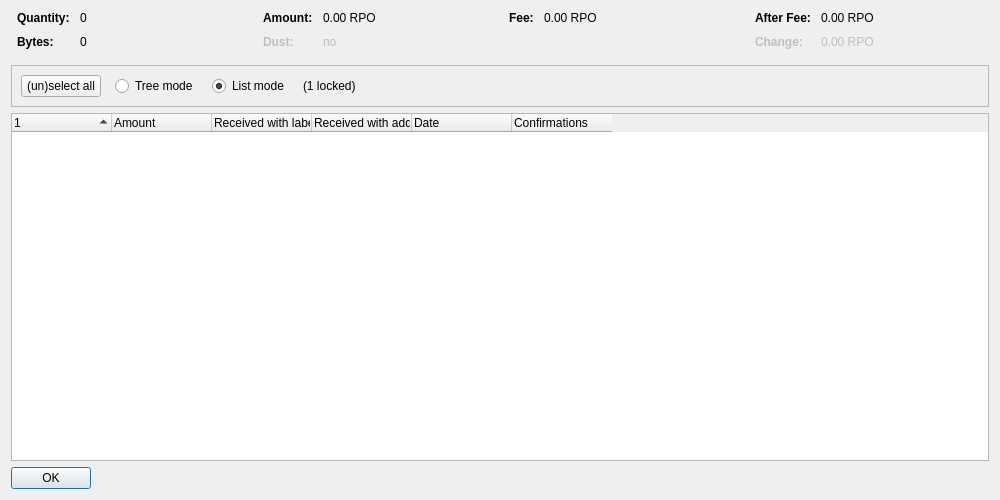
<?xml version="1.0" encoding="UTF-8"?>
<ui version="4.0">
 <class>CoinControlDialog</class>
 <widget class="QDialog" name="CoinControlDialog">
  <property name="geometry">
   <rect>
    <x>0</x>
    <y>0</y>
    <width>1000</width>
    <height>500</height>
   </rect>
  </property>
  <property name="windowTitle">
   <string>Coin Selection</string>
  </property>
  <layout class="QVBoxLayout" name="verticalLayout">
   <item>
    <layout class="QHBoxLayout" name="horizontalLayoutTop" stretch="0,0,0,0">
     <property name="topMargin">
      <number>0</number>
     </property>
     <property name="bottomMargin">
      <number>10</number>
     </property>
     <item>
      <layout class="QFormLayout" name="formLayoutCoinControl1">
       <property name="horizontalSpacing">
        <number>10</number>
       </property>
       <property name="verticalSpacing">
        <number>10</number>
       </property>
       <property name="leftMargin">
        <number>6</number>
       </property>
       <property name="rightMargin">
        <number>6</number>
       </property>
       <item row="0" column="0">
        <widget class="QLabel" name="labelCoinControlQuantityText">
         <property name="font">
          <font>
           <weight>75</weight>
           <bold>true</bold>
          </font>
         </property>
         <property name="text">
          <string>Quantity:</string>
         </property>
        </widget>
       </item>
       <item row="0" column="1">
        <widget class="QLabel" name="labelCoinControlQuantity">
         <property name="cursor">
          <cursorShape>IBeamCursor</cursorShape>
         </property>
         <property name="contextMenuPolicy">
          <enum>Qt::ActionsContextMenu</enum>
         </property>
         <property name="text">
          <string notr="true">0</string>
         </property>
         <property name="textInteractionFlags">
          <set>Qt::LinksAccessibleByMouse|Qt::TextSelectableByKeyboard|Qt::TextSelectableByMouse</set>
         </property>
        </widget>
       </item>
       <item row="1" column="0">
        <widget class="QLabel" name="labelCoinControlBytesText">
         <property name="font">
          <font>
           <weight>75</weight>
           <bold>true</bold>
          </font>
         </property>
         <property name="text">
          <string>Bytes:</string>
         </property>
        </widget>
       </item>
       <item row="1" column="1">
        <widget class="QLabel" name="labelCoinControlBytes">
         <property name="cursor">
          <cursorShape>IBeamCursor</cursorShape>
         </property>
         <property name="contextMenuPolicy">
          <enum>Qt::ActionsContextMenu</enum>
         </property>
         <property name="text">
          <string notr="true">0</string>
         </property>
         <property name="textInteractionFlags">
          <set>Qt::LinksAccessibleByMouse|Qt::TextSelectableByKeyboard|Qt::TextSelectableByMouse</set>
         </property>
        </widget>
       </item>
      </layout>
     </item>
     <item>
      <layout class="QFormLayout" name="formLayoutCoinControl2">
       <property name="horizontalSpacing">
        <number>10</number>
       </property>
       <property name="verticalSpacing">
        <number>10</number>
       </property>
       <property name="leftMargin">
        <number>6</number>
       </property>
       <property name="rightMargin">
        <number>6</number>
       </property>
       <item row="0" column="0">
        <widget class="QLabel" name="labelCoinControlAmountText">
         <property name="font">
          <font>
           <weight>75</weight>
           <bold>true</bold>
          </font>
         </property>
         <property name="text">
          <string>Amount:</string>
         </property>
        </widget>
       </item>
       <item row="0" column="1">
        <widget class="QLabel" name="labelCoinControlAmount">
         <property name="cursor">
          <cursorShape>IBeamCursor</cursorShape>
         </property>
         <property name="contextMenuPolicy">
          <enum>Qt::ActionsContextMenu</enum>
         </property>
         <property name="text">
          <string notr="true">0.00 RPO</string>
         </property>
         <property name="textInteractionFlags">
          <set>Qt::LinksAccessibleByMouse|Qt::TextSelectableByKeyboard|Qt::TextSelectableByMouse</set>
         </property>
        </widget>
       </item>
       <item row="1" column="0">
        <widget class="QLabel" name="labelCoinControlLowOutputText">
         <property name="enabled">
          <bool>false</bool>
         </property>
         <property name="font">
          <font>
           <weight>75</weight>
           <bold>true</bold>
          </font>
         </property>
         <property name="text">
          <string>Dust:</string>
         </property>
        </widget>
       </item>
       <item row="1" column="1">
        <widget class="QLabel" name="labelCoinControlLowOutput">
         <property name="enabled">
          <bool>false</bool>
         </property>
         <property name="cursor">
          <cursorShape>IBeamCursor</cursorShape>
         </property>
         <property name="contextMenuPolicy">
          <enum>Qt::ActionsContextMenu</enum>
         </property>
         <property name="text">
          <string notr="true">no</string>
         </property>
         <property name="textInteractionFlags">
          <set>Qt::LinksAccessibleByMouse|Qt::TextSelectableByKeyboard|Qt::TextSelectableByMouse</set>
         </property>
        </widget>
       </item>
      </layout>
     </item>
     <item>
      <layout class="QFormLayout" name="formLayoutCoinControl3">
       <property name="horizontalSpacing">
        <number>10</number>
       </property>
       <property name="verticalSpacing">
        <number>10</number>
       </property>
       <property name="leftMargin">
        <number>6</number>
       </property>
       <property name="rightMargin">
        <number>6</number>
       </property>
       <item row="0" column="0">
        <widget class="QLabel" name="labelCoinControlFeeText">
         <property name="font">
          <font>
           <weight>75</weight>
           <bold>true</bold>
          </font>
         </property>
         <property name="text">
          <string>Fee:</string>
         </property>
        </widget>
       </item>
       <item row="0" column="1">
        <widget class="QLabel" name="labelCoinControlFee">
         <property name="cursor">
          <cursorShape>IBeamCursor</cursorShape>
         </property>
         <property name="contextMenuPolicy">
          <enum>Qt::ActionsContextMenu</enum>
         </property>
         <property name="text">
          <string notr="true">0.00 RPO</string>
         </property>
         <property name="textInteractionFlags">
          <set>Qt::LinksAccessibleByMouse|Qt::TextSelectableByKeyboard|Qt::TextSelectableByMouse</set>
         </property>
        </widget>
       </item>
      </layout>
     </item>
     <item>
      <layout class="QFormLayout" name="formLayoutCoinControl4">
       <property name="horizontalSpacing">
        <number>10</number>
       </property>
       <property name="verticalSpacing">
        <number>10</number>
       </property>
       <property name="leftMargin">
        <number>6</number>
       </property>
       <property name="rightMargin">
        <number>6</number>
       </property>
       <item row="0" column="0">
        <widget class="QLabel" name="labelCoinControlAfterFeeText">
         <property name="font">
          <font>
           <weight>75</weight>
           <bold>true</bold>
          </font>
         </property>
         <property name="text">
          <string>After Fee:</string>
         </property>
        </widget>
       </item>
       <item row="0" column="1">
        <widget class="QLabel" name="labelCoinControlAfterFee">
         <property name="cursor">
          <cursorShape>IBeamCursor</cursorShape>
         </property>
         <property name="contextMenuPolicy">
          <enum>Qt::ActionsContextMenu</enum>
         </property>
         <property name="text">
          <string notr="true">0.00 RPO</string>
         </property>
         <property name="textInteractionFlags">
          <set>Qt::LinksAccessibleByMouse|Qt::TextSelectableByKeyboard|Qt::TextSelectableByMouse</set>
         </property>
        </widget>
       </item>
       <item row="1" column="0">
        <widget class="QLabel" name="labelCoinControlChangeText">
         <property name="enabled">
          <bool>false</bool>
         </property>
         <property name="font">
          <font>
           <weight>75</weight>
           <bold>true</bold>
          </font>
         </property>
         <property name="text">
          <string>Change:</string>
         </property>
        </widget>
       </item>
       <item row="1" column="1">
        <widget class="QLabel" name="labelCoinControlChange">
         <property name="enabled">
          <bool>false</bool>
         </property>
         <property name="cursor">
          <cursorShape>IBeamCursor</cursorShape>
         </property>
         <property name="contextMenuPolicy">
          <enum>Qt::ActionsContextMenu</enum>
         </property>
         <property name="text">
          <string notr="true">0.00 RPO</string>
         </property>
         <property name="textInteractionFlags">
          <set>Qt::LinksAccessibleByMouse|Qt::TextSelectableByKeyboard|Qt::TextSelectableByMouse</set>
         </property>
        </widget>
       </item>
      </layout>
     </item>
    </layout>
   </item>
   <item>
    <widget class="QFrame" name="frame">
     <property name="minimumSize">
      <size>
       <width>0</width>
       <height>40</height>
      </size>
     </property>
     <property name="frameShape">
      <enum>QFrame::StyledPanel</enum>
     </property>
     <property name="frameShadow">
      <enum>QFrame::Sunken</enum>
     </property>
     <layout class="QHBoxLayout" name="horizontalLayout">
      <item>
       <layout class="QHBoxLayout" name="horizontalLayoutPanel" stretch="0,0,0,0,0">
        <property name="spacing">
         <number>14</number>
        </property>
        <item>
         <widget class="QPushButton" name="pushButtonSelectAll">
          <property name="sizePolicy">
           <sizepolicy hsizetype="Maximum" vsizetype="Fixed">
            <horstretch>0</horstretch>
            <verstretch>0</verstretch>
           </sizepolicy>
          </property>
          <property name="text">
           <string>(un)select all</string>
          </property>
          <property name="autoDefault">
           <bool>false</bool>
          </property>
         </widget>
        </item>
        <item>
         <widget class="QRadioButton" name="radioTreeMode">
          <property name="sizePolicy">
           <sizepolicy hsizetype="Maximum" vsizetype="Fixed">
            <horstretch>0</horstretch>
            <verstretch>0</verstretch>
           </sizepolicy>
          </property>
          <property name="text">
           <string>Tree mode</string>
          </property>
         </widget>
        </item>
        <item>
         <widget class="QRadioButton" name="radioListMode">
          <property name="sizePolicy">
           <sizepolicy hsizetype="Maximum" vsizetype="Fixed">
            <horstretch>0</horstretch>
            <verstretch>0</verstretch>
           </sizepolicy>
          </property>
          <property name="text">
           <string>List mode</string>
          </property>
          <property name="checked">
           <bool>true</bool>
          </property>
         </widget>
        </item>
        <item>
         <widget class="QLabel" name="labelLocked">
          <property name="text">
           <string notr="true">(1 locked)</string>
          </property>
         </widget>
        </item>
        <item>
         <spacer name="horizontalSpacer">
          <property name="orientation">
           <enum>Qt::Horizontal</enum>
          </property>
          <property name="sizeHint" stdset="0">
           <size>
            <width>40</width>
            <height>20</height>
           </size>
          </property>
         </spacer>
        </item>
       </layout>
      </item>
     </layout>
    </widget>
   </item>
   <item>
    <widget class="CoinControlTreeWidget" name="treeWidget">
     <property name="contextMenuPolicy">
      <enum>Qt::CustomContextMenu</enum>
     </property>
     <property name="sortingEnabled">
      <bool>false</bool>
     </property>
     <property name="columnCount">
      <number>6</number>
     </property>
     <attribute name="headerShowSortIndicator" stdset="0">
      <bool>true</bool>
     </attribute>
     <attribute name="headerStretchLastSection">
      <bool>false</bool>
     </attribute>
     <column>
      <property name="text">
       <string/>
      </property>
     </column>
     <column>
      <property name="text">
       <string>Amount</string>
      </property>
     </column>
     <column>
      <property name="text">
       <string>Received with label</string>
      </property>
     </column>
     <column>
      <property name="text">
       <string>Received with address</string>
      </property>
     </column>
     <column>
      <property name="text">
       <string>Date</string>
      </property>
     </column>
     <column>
      <property name="text">
       <string>Confirmations</string>
      </property>
      <property name="toolTip">
       <string>Confirmed</string>
      </property>
     </column>
     <column>
      <property name="text">
       <string/>
      </property>
     </column>
     <column>
      <property name="text">
       <string/>
      </property>
     </column>
     <column>
      <property name="text">
       <string/>
      </property>
     </column>
     <column>
      <property name="text">
       <string/>
      </property>
     </column>
    </widget>
   </item>
   <item>
    <widget class="QDialogButtonBox" name="buttonBox">
     <property name="sizePolicy">
      <sizepolicy hsizetype="Maximum" vsizetype="Fixed">
       <horstretch>0</horstretch>
       <verstretch>0</verstretch>
      </sizepolicy>
     </property>
     <property name="orientation">
      <enum>Qt::Horizontal</enum>
     </property>
     <property name="standardButtons">
      <set>QDialogButtonBox::Ok</set>
     </property>
    </widget>
   </item>
  </layout>
 </widget>
 <customwidgets>
  <customwidget>
   <class>CoinControlTreeWidget</class>
   <extends>QTreeWidget</extends>
   <header>qt/coincontroltreewidget.h</header>
  </customwidget>
 </customwidgets>
 <resources/>
 <connections/>
</ui>
